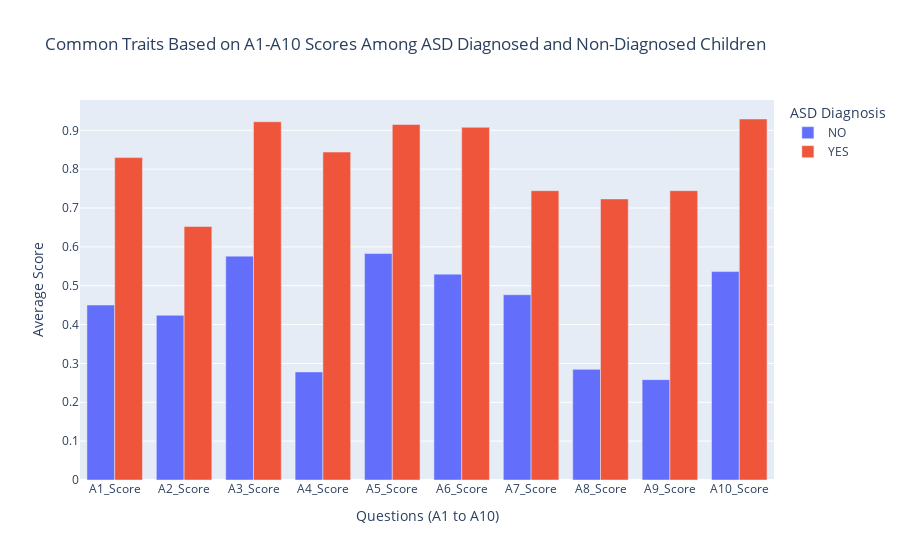

Notebook source saved alongside this figure:
### Markdown cell above
## What are the common traits (based on A1-A10 scores) among children diagnosed with ASD compared to those not diagnosed?

### Code cell
# Calculate the mean scores for each question by ASD diagnosis
mean_scores = (
    autism_df.groupby("ASD")[
        [
            "A1_Score",
            "A2_Score",
            "A3_Score",
            "A4_Score",
            "A5_Score",
            "A6_Score",
            "A7_Score",
            "A8_Score",
            "A9_Score",
            "A10_Score",
        ]
    ]
    .mean()
    .reset_index()
)

# Prepare data for plotting
melted_data = mean_scores.melt(
    id_vars="ASD", var_name="Question", value_name="Average Score"
)

# Create a grouped bar chart
fig = px.bar(
    melted_data,
    x="Question",
    y="Average Score",
    color="ASD",
    barmode="group",
    title="Common Traits Based on A1-A10 Scores Among ASD Diagnosed and Non-Diagnosed Children",
    labels={"Question": "Question (A1-A10)", "Average Score": "Average Score"},
)

fig.update_layout(
    xaxis_title="Questions (A1 to A10)",
    yaxis_title="Average Score",
    legend_title="ASD Diagnosis",
)
fig.show()

### Figure 1 — Plotly figure (JSON) as saved in the notebook; plotly's stock layout.template omitted (floating-point values rounded to 4 significant figures)
{"data": [{"alignmentgroup": "True", "hovertemplate": "ASD=NO<br>Question (A1-A10)=%{x}<br>Average Score=%{y}<extra></extra>", "legendgroup": "NO", "marker": {"color": "#636efa", "pattern": {"shape": ""}}, "name": "NO", "offsetgroup": "NO", "orientation": "v", "showlegend": true, "textposition": "auto", "type": "bar", "x": ["A1_Score", "A2_Score", "A3_Score", "A4_Score", "A5_Score", "A6_Score", "A7_Score", "A8_Score", "A9_Score", "A10_Score"], "xaxis": "x", "y": [0.4503, 0.4238, 0.5762, 0.2781, 0.5828, 0.5298, 0.4768, 0.2848, 0.2583, 0.5364], "yaxis": "y"}, {"alignmentgroup": "True", "hovertemplate": "ASD=YES<br>Question (A1-A10)=%{x}<br>Average Score=%{y}<extra></extra>", "legendgroup": "YES", "marker": {"color": "#EF553B", "pattern": {"shape": ""}}, "name": "YES", "offsetgroup": "YES", "orientation": "v", "showlegend": true, "textposition": "auto", "type": "bar", "x": ["A1_Score", "A2_Score", "A3_Score", "A4_Score", "A5_Score", "A6_Score", "A7_Score", "A8_Score", "A9_Score", "A10_Score"], "xaxis": "x", "y": [0.8298, 0.6525, 0.922, 0.844, 0.9149, 0.9078, 0.7447, 0.7234, 0.7447, 0.9291], "yaxis": "y"}], "layout": {"barmode": "group", "legend": {"title": {"text": "ASD Diagnosis"}, "tracegroupgap": 0}, "title": {"text": "Common Traits Based on A1-A10 Scores Among ASD Diagnosed and Non-Diagnosed Children"}, "xaxis": {"anchor": "y", "domain": [0, 1], "title": {"text": "Questions (A1 to A10)"}}, "yaxis": {"anchor": "x", "domain": [0, 1], "title": {"text": "Average Score"}}}}
